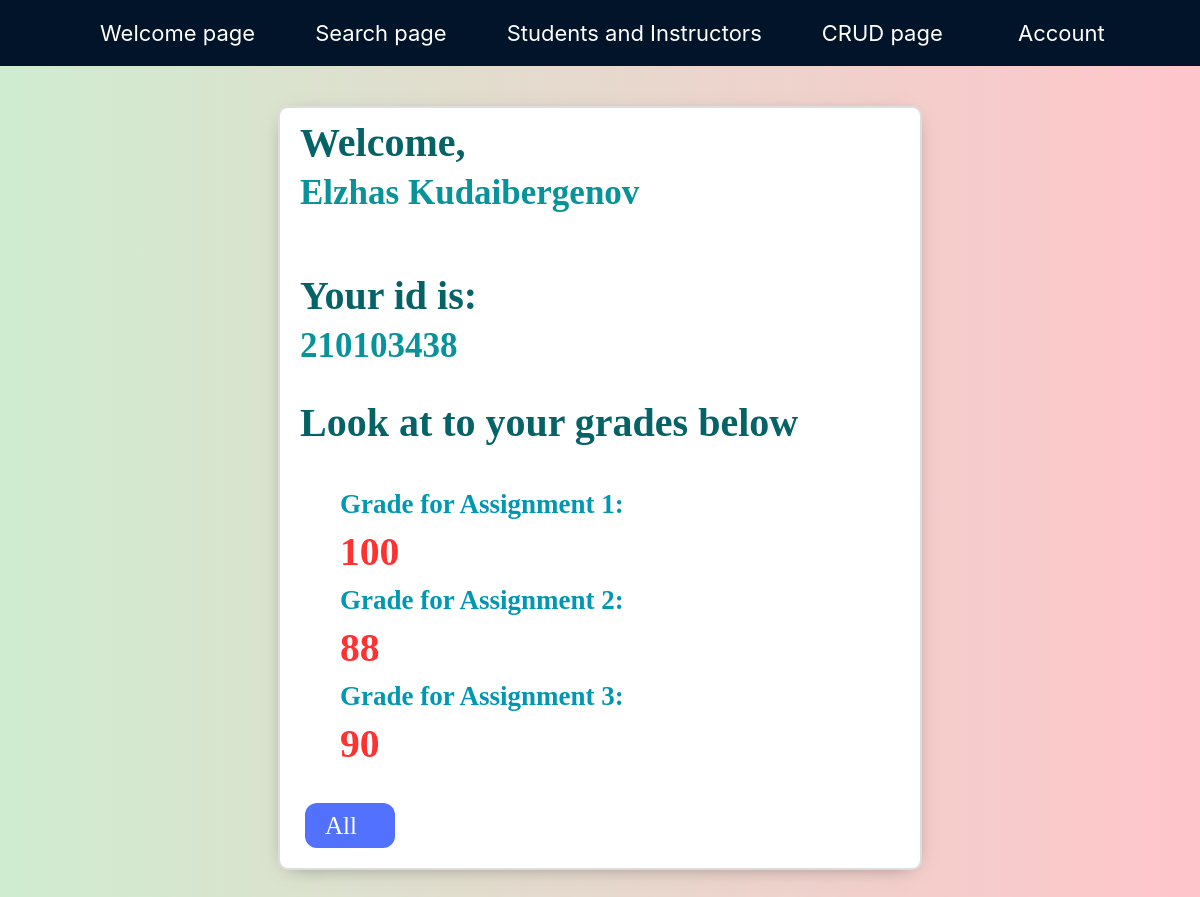
Screenshot of /show_result/1/ with the database file from the repository.
### sdudent/models.py (models this page shows)
class Student(models.Model):
    student_id = models.IntegerField(verbose_name='Student ID')
    firstname = models.CharField(max_length=255, verbose_name='First Name')
    lastname = models.CharField(max_length=255, verbose_name='Last Name')
    faculty = models.CharField(max_length=255, verbose_name='Faculty')
    student_gpa = models.FloatField(verbose_name='GPA')

class Grades(models.Model):
    student = models.ForeignKey(Student, on_delete=models.CASCADE)
    assignment_1 = models.IntegerField()
    assignment_2 = models.IntegerField()
    assignment_3 = models.IntegerField()

### sdudent/views.py (the view)
# urls.py: path('show_result/<int:pk>/', views.show_result, name='show_result'),
def show_result(request, pk):
    grades = get_object_or_404(Grades, pk=pk)
    student_info = get_object_or_404(Student, pk=pk)
    return render(request, 'show_result.html', {'student_info': student_info, 'grades':grades})

### sdudent/templates/show_result.html (shortened to what this page needs)
<!DOCTYPE html>
<html>
  <head>
  </head>
  <body>
    <nav>
      <a style="margin-left: 100px" href="{% url 'sdudent'%}">Welcome page</a>
      <a href="{% url 'index'%}">Search page</a>
      <a href="{% url 'all_members'%}">Students and Instructors</a>
      <a href="{% url 'home'%}">CRUD page</a>
      <div class="welcome-div">
        <div class="dropdown">
          <a href="{% url 'register'%}">Account</a>
        </div>
      </div>
    </nav>
    {% block content %}
    <main>
        <h1>Welcome, <p>{{student_info.firstname}} {{student_info.lastname}}</p></h1>
      <div><h1>Your id is:<p>{{student_info.student_id}}</p></h1>
      </div>
      <h1>Look at to your grades below</h1>
      <ul>
        <h2>
          Grade for Assignment 1:
          <h2 class="grade">{{grades.assignment_1}}</h2>
        </h2>
        <h2>
          Grade for Assignment 2:
          <h2 class="grade">{{grades.assignment_2}}</h2>
        </h2>
        <h2>
          Grade for Assignment 3:
          <h2 class="grade">{{grades.assignment_3}}</h2>
        </h2>
      </ul>
      <a class="all-link" href="{% url 'home' %}">All</a>
    </main>
    {% endblock %}
  </body>
</html>

### sdudent/templates/show_result.html (style rules this page uses)
body { display: flex; flex-direction: column; justify-content: center; align-items: center; margin: 0; background: linear-gradient(90deg, #cfecd0, #ffc5ca); }
main { display: flex; line-height: 15px; flex-direction: column; position: relative; padding: 0 20px 20px 20px; width: 600px; height: auto; margin-bottom: 40px; border-radius: 10px; background-color: #fff; border: 2px solid #ddd; font-size: 18px; overflow: hidden; box-shadow: 0 4px 21px -12px rgba(0, 0, 0, 0.66); transition: box-shadow 0.2s ease, transform 0.2s ease; }
h1 { font-size: 40px; font-weight: 600; color: #056367; }
h2 { font-size: 1.5em; font-weight: 600; color: #0097B2; }
.grade { font-size: 2.2em; font-weight: 600; color: #FF3131; }
p { font-size: 35px; font-weight: 600; color: #079399; }
.all-link { width: 50px; color: #fff; font-size: 25px; cursor: pointer; text-decoration: none; padding: 15px 20px; background-color: #5271ff; border-radius: 12px; margin: 0 5px 0 5px; }
nav { background-color: #011429; display: flex; width: 100%; flex-direction: row; align-items: center; margin-bottom: 40px; }
nav a { font-size: 22px; color: #fff; margin: 20px 30px; text-decoration: none; position: relative; font-family: -apple-system, BlinkMacSystemFont, "Segoe UI", "Roboto", "Oxygen", "Ubuntu", "Cantarell", "Fira Sans", "Droid Sans", "Helvetica Neue", sans-serif; }
nav a::after { content: ""; display: block; height: 2px; width: 0; background-color: #1fb6ff; transition: width 0.3s ease-in-out; position: absolute; bottom: 0; left: 0; }
.dropdown { position: relative; display: inline-block; float: right; margin-left: auto; margin-right: auto; }
.welcome-div { display: flex; direction: row; align-items: center; float: right; margin-left: auto; margin-right: auto; }

### rows the page displays
Student: firstname "Elzhas", lastname "Kudaibergenov", student_id "210103438"
Grades: assignment_1 "100", assignment_2 "88", assignment_3 "90"
